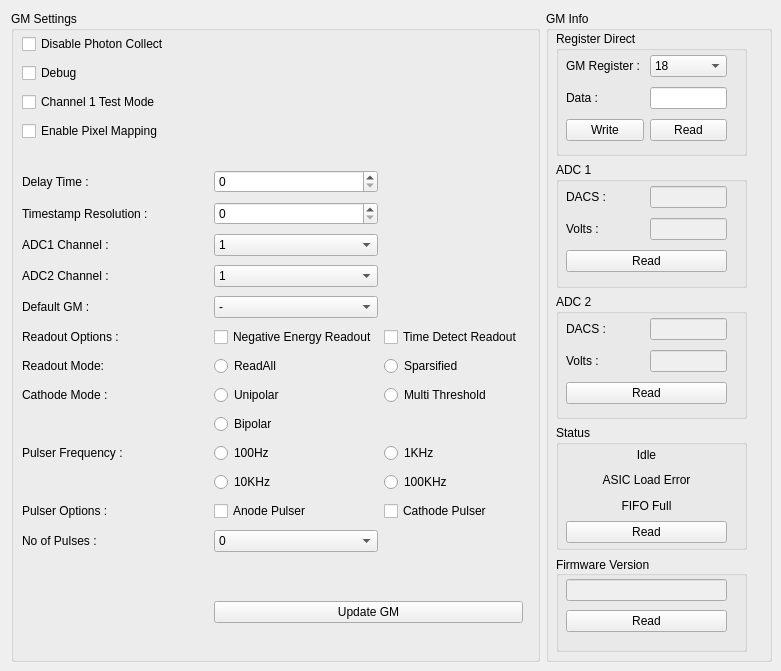
      <widget class="QWidget" name="GMFPGATab">
       <attribute name="title">
        <string>FPGA</string>
       </attribute>
       <widget class="QWidget" name="layoutWidget5">
        <property name="geometry">
         <rect>
          <x>11</x>
          <y>11</y>
          <width>761</width>
          <height>651</height>
         </rect>
        </property>
        <layout class="QGridLayout" name="gridLayout_23" columnstretch="70,30">
         <item row="0" column="0">
          <widget class="QGroupBox" name="gmOptGroup">
           <property name="title">
            <string>GM Settings</string>
           </property>
           <widget class="QWidget" name="layoutWidget13">
            <property name="geometry">
             <rect>
              <x>11</x>
              <y>20</y>
              <width>501</width>
              <height>611</height>
             </rect>
            </property>
            <layout class="QGridLayout" name="gridLayout_14" columnstretch="30,0,0">
             <item row="2" column="0">
              <widget class="QCheckBox" name="GMChannel1TestModeCheck">
               <property name="text">
                <string>Channel 1 Test Mode</string>
               </property>
              </widget>
             </item>
             <item row="1" column="0">
              <widget class="QCheckBox" name="GMDebugCheck">
               <property name="text">
                <string>Debug</string>
               </property>
              </widget>
             </item>
             <item row="0" column="0">
              <widget class="QCheckBox" name="GMDisPhotonCollectCheck">
               <property name="text">
                <string>Disable Photon Collect</string>
               </property>
              </widget>
             </item>
             <item row="8" column="1">
              <widget class="QComboBox" name="ADC2ChannelCombo">
               <item>
                <property name="text">
                 <string>1</string>
                </property>
               </item>
               <item>
                <property name="text">
                 <string>2</string>
                </property>
               </item>
              </widget>
             </item>
             <item row="8" column="0">
              <widget class="QLabel" name="ADC2ChannelLabel">
               <property name="text">
                <string>ADC2 Channel :</string>
               </property>
               <property name="alignment">
                <set>Qt::AlignLeading|Qt::AlignLeft|Qt::AlignVCenter</set>
               </property>
              </widget>
             </item>
             <item row="9" column="0">
              <widget class="QLabel" name="defaultGMLab">
               <property name="text">
                <string>Default GM :</string>
               </property>
               <property name="alignment">
                <set>Qt::AlignLeading|Qt::AlignLeft|Qt::AlignVCenter</set>
               </property>
              </widget>
             </item>
             <item row="7" column="1">
              <widget class="QComboBox" name="ADC1ChannelCombo">
               <item>
                <property name="text">
                 <string>1</string>
                </property>
               </item>
               <item>
                <property name="text">
                 <string>2</string>
                </property>
               </item>
              </widget>
             </item>
             <item row="11" column="0">
              <widget class="QLabel" name="readoutModeLabel">
               <property name="text">
                <string>Readout Mode:</string>
               </property>
              </widget>
             </item>
             <item row="11" column="1">
              <widget class="QRadioButton" name="readAllRadio">
               <property name="text">
                <string>ReadAll</string>
               </property>
               <attribute name="buttonGroup">
                <string notr="true">GMReadoutModeBtnGroup</string>
               </attribute>
              </widget>
             </item>
             <item row="5" column="0">
              <widget class="QLabel" name="delayTimeLabel">
               <property name="text">
                <string>Delay Time :</string>
               </property>
               <property name="alignment">
                <set>Qt::AlignLeading|Qt::AlignLeft|Qt::AlignVCenter</set>
               </property>
              </widget>
             </item>
             <item row="6" column="1">
              <widget class="QSpinBox" name="timestampResSpinner">
               <property name="maximum">
                <number>25500</number>
               </property>
               <property name="singleStep">
                <number>100</number>
               </property>
              </widget>
             </item>
             <item row="5" column="1">
              <widget class="QSpinBox" name="delayTimeSpinner">
               <property name="maximum">
                <number>5100</number>
               </property>
               <property name="singleStep">
                <number>20</number>
               </property>
              </widget>
             </item>
             <item row="6" column="0">
              <widget class="QLabel" name="timestampResLabel">
               <property name="text">
                <string>Timestamp Resolution :</string>
               </property>
               <property name="alignment">
                <set>Qt::AlignLeading|Qt::AlignLeft|Qt::AlignVCenter</set>
               </property>
              </widget>
             </item>
             <item row="7" column="0">
              <widget class="QLabel" name="ADC1ChannelLbl">
               <property name="text">
                <string>ADC1 Channel :</string>
               </property>
               <property name="alignment">
                <set>Qt::AlignLeading|Qt::AlignLeft|Qt::AlignVCenter</set>
               </property>
              </widget>
             </item>
             <item row="4" column="0" colspan="3">
              <spacer name="verticalSpacer">
               <property name="orientation">
                <enum>Qt::Vertical</enum>
               </property>
               <property name="sizeType">
                <enum>QSizePolicy::Fixed</enum>
               </property>
               <property name="sizeHint" stdset="0">
                <size>
                 <width>20</width>
                 <height>20</height>
                </size>
               </property>
              </spacer>
             </item>
             <item row="19" column="1" colspan="2">
              <widget class="QPushButton" name="UpdateGMButton">
               <property name="text">
                <string>Update GM</string>
               </property>
              </widget>
             </item>
             <item row="15" column="1">
              <widget class="QRadioButton" name="tenKHz">
               <property name="text">
                <string>10KHz</string>
               </property>
               <attribute name="buttonGroup">
                <string notr="true">GMPulserFreqBtnGroup</string>
               </attribute>
              </widget>
             </item>
             <item row="14" column="1">
              <widget class="QRadioButton" name="hundredHzRadio">
               <property name="text">
                <string>100Hz</string>
               </property>
               <attribute name="buttonGroup">
                <string notr="true">GMPulserFreqBtnGroup</string>
               </attribute>
              </widget>
             </item>
             <item row="14" column="0">
              <widget class="QLabel" name="pulserFreqLabel">
               <property name="text">
                <string>Pulser Frequency :</string>
               </property>
              </widget>
             </item>
             <item row="17" column="0">
              <widget class="QLabel" name="NoOfPulsesLabel">
               <property name="text">
                <string>No of Pulses :</string>
               </property>
              </widget>
             </item>
             <item row="16" column="2">
              <widget class="QCheckBox" name="cathodePulserCheck">
               <property name="text">
                <string>Cathode Pulser</string>
               </property>
              </widget>
             </item>
             <item row="15" column="2">
              <widget class="QRadioButton" name="hundredKHz">
               <property name="text">
                <string>100KHz</string>
               </property>
               <attribute name="buttonGroup">
                <string notr="true">GMPulserFreqBtnGroup</string>
               </attribute>
              </widget>
             </item>
             <item row="13" column="1">
              <widget class="QRadioButton" name="bipolarRadio">
               <property name="text">
                <string>Bipolar</string>
               </property>
               <attribute name="buttonGroup">
                <string notr="true">GMCathodeModeBtnGroup</string>
               </attribute>
              </widget>
             </item>
             <item row="16" column="0">
              <widget class="QLabel" name="pulserOptLabel">
               <property name="text">
                <string>Pulser Options :</string>
               </property>
              </widget>
             </item>
             <item row="17" column="1">
              <widget class="QComboBox" name="noOfPulsesCombo">
               <item>
                <property name="text">
                 <string>0</string>
                </property>
               </item>
               <item>
                <property name="text">
                 <string>1</string>
                </property>
               </item>
               <item>
                <property name="text">
                 <string>2</string>
                </property>
               </item>
               <item>
                <property name="text">
                 <string>3</string>
                </property>
               </item>
               <item>
                <property name="text">
                 <string>4</string>
                </property>
               </item>
               <item>
                <property name="text">
                 <string>5</string>
                </property>
               </item>
               <item>
                <property name="text">
                 <string>6</string>
                </property>
               </item>
               <item>
                <property name="text">
                 <string>7</string>
                </property>
               </item>
               <item>
                <property name="text">
                 <string>8</string>
                </property>
               </item>
               <item>
                <property name="text">
                 <string>9</string>
                </property>
               </item>
               <item>
                <property name="text">
                 <string>10</string>
                </property>
               </item>
               <item>
                <property name="text">
                 <string>11</string>
                </property>
               </item>
               <item>
                <property name="text">
                 <string>12</string>
                </property>
               </item>
               <item>
                <property name="text">
                 <string>13</string>
                </property>
               </item>
               <item>
                <property name="text">
                 <string>14</string>
                </property>
               </item>
               <item>
                <property name="text">
                 <string>15</string>
                </property>
               </item>
              </widget>
             </item>
             <item row="12" column="2">
              <widget class="QRadioButton" name="multiThreshRadio">
               <property name="text">
                <string>Multi Threshold</string>
               </property>
               <attribute name="buttonGroup">
                <string notr="true">GMCathodeModeBtnGroup</string>
               </attribute>
              </widget>
             </item>
             <item row="9" column="1">
              <widget class="QComboBox" name="defaultGMCombo">
               <item>
                <property name="text">
                 <string>-</string>
                </property>
               </item>
               <item>
                <property name="text">
                 <string>1</string>
                </property>
               </item>
               <item>
                <property name="text">
                 <string>2</string>
                </property>
               </item>
               <item>
                <property name="text">
                 <string>3</string>
                </property>
               </item>
               <item>
                <property name="text">
                 <string>4</string>
                </property>
               </item>
              </widget>
             </item>
             <item row="14" column="2">
              <widget class="QRadioButton" name="oneKHzRadio">
               <property name="text">
                <string>1KHz</string>
               </property>
               <attribute name="buttonGroup">
                <string notr="true">GMPulserFreqBtnGroup</string>
               </attribute>
              </widget>
             </item>
             <item row="18" column="0" colspan="3">
              <spacer name="verticalSpacer_4">
               <property name="orientation">
                <enum>Qt::Vertical</enum>
               </property>
               <property name="sizeType">
                <enum>QSizePolicy::Fixed</enum>
               </property>
               <property name="sizeHint" stdset="0">
                <size>
                 <width>20</width>
                 <height>40</height>
                </size>
               </property>
              </spacer>
             </item>
             <item row="16" column="1">
              <widget class="QCheckBox" name="anodePulserCheck">
               <property name="text">
                <string>Anode Pulser</string>
               </property>
              </widget>
             </item>
             <item row="12" column="0">
              <widget class="QLabel" name="cathodeModeLabel">
               <property name="text">
                <string>Cathode Mode :</string>
               </property>
              </widget>
             </item>
             <item row="11" column="2">
              <widget class="QRadioButton" name="sparsifiedRadio">
               <property name="text">
                <string>Sparsified</string>
               </property>
               <attribute name="buttonGroup">
                <string notr="true">GMReadoutModeBtnGroup</string>
               </attribute>
              </widget>
             </item>
             <item row="12" column="1">
              <widget class="QRadioButton" name="unipolarRadio">
               <property name="text">
                <string>Unipolar</string>
               </property>
               <attribute name="buttonGroup">
                <string notr="true">GMCathodeModeBtnGroup</string>
               </attribute>
              </widget>
             </item>
             <item row="10" column="2">
              <widget class="QCheckBox" name="timeDetectCheck">
               <property name="text">
                <string>Time Detect Readout</string>
               </property>
              </widget>
             </item>
             <item row="10" column="0">
              <widget class="QLabel" name="gmReadoutOptLab">
               <property name="text">
                <string>Readout Options :</string>
               </property>
              </widget>
             </item>
             <item row="10" column="1">
              <widget class="QCheckBox" name="negEnergyCheck">
               <property name="text">
                <string>Negative Energy Readout</string>
               </property>
              </widget>
             </item>
             <item row="3" column="0">
              <widget class="QCheckBox" name="GMPixelMapCheck">
               <property name="text">
                <string>Enable Pixel Mapping</string>
               </property>
              </widget>
             </item>
            </layout>
           </widget>
          </widget>
         </item>
         <item row="0" column="1">
          <widget class="QGroupBox" name="GMInfoGroup">
           <property name="title">
            <string>GM Info</string>
           </property>
           <widget class="QWidget" name="layoutWidget612">
            <property name="geometry">
             <rect>
              <x>10</x>
              <y>20</y>
              <width>191</width>
              <height>621</height>
             </rect>
            </property>
            <layout class="QGridLayout" name="gridLayout" rowstretch="21,21,21,21,16">
             <item row="0" column="0">
              <widget class="QGroupBox" name="GMRegDirectGroup">
               <property name="title">
                <string>Register Direct</string>
               </property>
               <widget class="QWidget" name="layoutWidget521">
                <property name="geometry">
                 <rect>
                  <x>10</x>
                  <y>20</y>
                  <width>161</width>
                  <height>95</height>
                 </rect>
                </property>
                <layout class="QGridLayout" name="gridLayout_4" columnstretch="50,50">
                 <item row="0" column="0">
                  <widget class="QLabel" name="GMRegNumLabel">
                   <property name="text">
                    <string>GM Register :</string>
                   </property>
                   <property name="alignment">
                    <set>Qt::AlignLeading|Qt::AlignLeft|Qt::AlignVCenter</set>
                   </property>
                  </widget>
                 </item>
                 <item row="0" column="1">
                  <widget class="QComboBox" name="gmRegNoCombo">
                   <item>
                    <property name="text">
                     <string>18</string>
                    </property>
                   </item>
                   <item>
                    <property name="text">
                     <string>19</string>
                    </property>
                   </item>
                   <item>
                    <property name="text">
                     <string>20</string>
                    </property>
                   </item>
                   <item>
                    <property name="text">
                     <string>21</string>
                    </property>
                   </item>
                   <item>
                    <property name="text">
                     <string>22</string>
                    </property>
                   </item>
                   <item>
                    <property name="text">
                     <string>23</string>
                    </property>
                   </item>
                   <item>
                    <property name="text">
                     <string>24</string>
                    </property>
                   </item>
                  </widget>
                 </item>
                 <item row="1" column="0">
                  <widget class="QLabel" name="GMRegDataLabel">
                   <property name="text">
                    <string>Data :</string>
                   </property>
                   <property name="alignment">
                    <set>Qt::AlignLeading|Qt::AlignLeft|Qt::AlignVCenter</set>
                   </property>
                  </widget>
                 </item>
                 <item row="1" column="1">
                  <widget class="QLineEdit" name="gmDataEdit"/>
                 </item>
                 <item row="2" column="0">
                  <widget class="QPushButton" name="gmWriteRegButton">
                   <property name="text">
                    <string>Write</string>
                   </property>
                  </widget>
                 </item>
                 <item row="2" column="1">
                  <widget class="QPushButton" name="gmRegReadButton">
                   <property name="text">
                    <string>Read</string>
                   </property>
                  </widget>
                 </item>
                </layout>
               </widget>
              </widget>
             </item>
             <item row="1" column="0">
              <widget class="QGroupBox" name="ADC1Group">
               <property name="title">
                <string>ADC 1</string>
               </property>
               <widget class="QWidget" name="gridLayoutWidget_15">
                <property name="geometry">
                 <rect>
                  <x>10</x>
                  <y>20</y>
                  <width>161</width>
                  <height>95</height>
                 </rect>
                </property>
                <layout class="QGridLayout" name="gridLayout_15" rowstretch="10,10,10" columnstretch="50,50">
                 <item row="1" column="0">
                  <widget class="QLabel" name="ADC1VoltsLab">
                   <property name="text">
                    <string>Volts :</string>
                   </property>
                   <property name="alignment">
                    <set>Qt::AlignLeading|Qt::AlignLeft|Qt::AlignVCenter</set>
                   </property>
                  </widget>
                 </item>
                 <item row="0" column="0">
                  <widget class="QLabel" name="ADC1DACSLab">
                   <property name="text">
                    <string>DACS :</string>
                   </property>
                   <property name="alignment">
                    <set>Qt::AlignLeading|Qt::AlignLeft|Qt::AlignVCenter</set>
                   </property>
                  </widget>
                 </item>
                 <item row="0" column="1">
                  <widget class="QLineEdit" name="ADC1DACSEdit">
                   <property name="enabled">
                    <bool>false</bool>
                   </property>
                  </widget>
                 </item>
                 <item row="1" column="1">
                  <widget class="QLineEdit" name="ADC1VoltsEdit">
                   <property name="enabled">
                    <bool>false</bool>
                   </property>
                  </widget>
                 </item>
                 <item row="2" column="0" colspan="2">
                  <widget class="QPushButton" name="ADC1ReadButton">
                   <property name="text">
                    <string>Read</string>
                   </property>
                  </widget>
                 </item>
                </layout>
               </widget>
              </widget>
             </item>
             <item row="2" column="0">
              <widget class="QGroupBox" name="ADC2Group">
               <property name="title">
                <string>ADC 2</string>
               </property>
               <widget class="QWidget" name="gridLayoutWidget_16">
                <property name="geometry">
                 <rect>
                  <x>10</x>
                  <y>20</y>
                  <width>161</width>
                  <height>95</height>
                 </rect>
                </property>
                <layout class="QGridLayout" name="gridLayout_16" rowstretch="10,10,10" columnstretch="50,50">
                 <item row="1" column="0">
                  <widget class="QLabel" name="ADC2VoltsLab">
                   <property name="text">
                    <string>Volts :</string>
                   </property>
                   <property name="alignment">
                    <set>Qt::AlignLeading|Qt::AlignLeft|Qt::AlignVCenter</set>
                   </property>
                  </widget>
                 </item>
                 <item row="0" column="0">
                  <widget class="QLabel" name="ADC2DACSLab">
                   <property name="text">
                    <string>DACS :</string>
                   </property>
                   <property name="alignment">
                    <set>Qt::AlignLeading|Qt::AlignLeft|Qt::AlignVCenter</set>
                   </property>
                  </widget>
                 </item>
                 <item row="0" column="1">
                  <widget class="QLineEdit" name="ADC2DACSEdit">
                   <property name="enabled">
                    <bool>false</bool>
                   </property>
                  </widget>
                 </item>
                 <item row="1" column="1">
                  <widget class="QLineEdit" name="ADC2VoltsEdit">
                   <property name="enabled">
                    <bool>false</bool>
                   </property>
                  </widget>
                 </item>
                 <item row="2" column="0" colspan="2">
                  <widget class="QPushButton" name="ADC2ReadBtn">
                   <property name="text">
                    <string>Read</string>
                   </property>
                  </widget>
                 </item>
                </layout>
               </widget>
              </widget>
             </item>
             <item row="3" column="0">
              <widget class="QGroupBox" name="groupBox">
               <property name="title">
                <string>Status</string>
               </property>
               <widget class="QWidget" name="gridLayoutWidget_13">
                <property name="geometry">
                 <rect>
                  <x>10</x>
                  <y>20</y>
                  <width>161</width>
                  <height>98</height>
                 </rect>
                </property>
                <layout class="QGridLayout" name="gridLayout_13" rowstretch="10,10,10,10">
                 <item row="0" column="0">
                  <widget class="QLabel" name="IdleLab">
                   <property name="text">
                    <string>Idle</string>
                   </property>
                   <property name="alignment">
                    <set>Qt::AlignCenter</set>
                   </property>
                  </widget>
                 </item>
                 <item row="1" column="0">
                  <widget class="QLabel" name="ASICLoadErrorLab">
                   <property name="text">
                    <string>ASIC Load Error</string>
                   </property>
                   <property name="alignment">
                    <set>Qt::AlignCenter</set>
                   </property>
                  </widget>
                 </item>
                 <item row="2" column="0">
                  <widget class="QLabel" name="FIFOFullLab">
                   <property name="text">
                    <string>FIFO Full</string>
                   </property>
                   <property name="alignment">
                    <set>Qt::AlignCenter</set>
                   </property>
                  </widget>
                 </item>
                 <item row="3" column="0">
                  <widget class="QPushButton" name="GMStatusBtn">
                   <property name="text">
                    <string>Read</string>
                   </property>
                  </widget>
                 </item>
                </layout>
               </widget>
              </widget>
             </item>
             <item row="4" column="0">
              <widget class="QGroupBox" name="GMFirmwareVerGroup">
               <property name="title">
                <string>Firmware Version</string>
               </property>
               <property name="alignment">
                <set>Qt::AlignLeading|Qt::AlignLeft|Qt::AlignVCenter</set>
               </property>
               <widget class="QWidget" name="layoutWidget11">
                <property name="geometry">
                 <rect>
                  <x>10</x>
                  <y>20</y>
                  <width>161</width>
                  <height>61</height>
                 </rect>
                </property>
                <layout class="QGridLayout" name="gridLayout_22">
                 <property name="verticalSpacing">
                  <number>6</number>
                 </property>
                 <item row="0" column="0">
                  <widget class="QLineEdit" name="GMFirmwareVerEdit">
                   <property name="enabled">
                    <bool>false</bool>
                   </property>
                   <property name="alignment">
                    <set>Qt::AlignCenter</set>
                   </property>
                  </widget>
                 </item>
                 <item row="1" column="0">
                  <widget class="QPushButton" name="ReadGMFirmwareBtn">
                   <property name="text">
                    <string>Read</string>
                   </property>
                  </widget>
                 </item>
                </layout>
               </widget>
              </widget>
             </item>
            </layout>
           </widget>
          </widget>
         </item>
        </layout>
       </widget>
      </widget>
